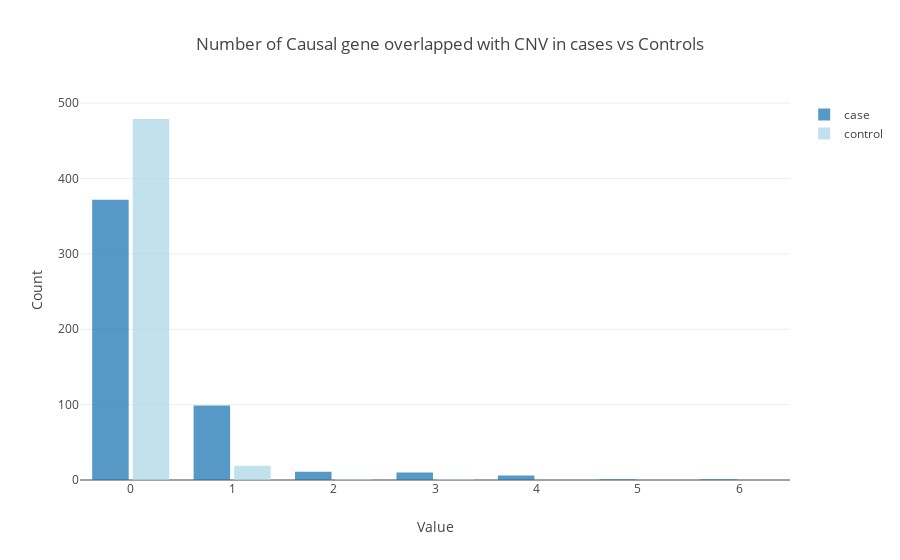

Source (notebook cell):
### Code cell
import plotly
plotly.offline.init_notebook_mode(connected=True)
from plotly.offline import iplot
import plotly.graph_objs as go
%matplotlib inline

trace1 = go.Histogram( x=num_causalgene_overlap_cnv[2], histnorm='count', name='case', autobinx=True, 
                      xbins=dict(start=0, end=15, size=1), marker=dict(color='lightred'), opacity=0.75 )

trace2 = go.Histogram( x=num_causalgene_overlap_cnv[3], histnorm='count', name='control', autobinx=True, 
                      xbins=dict(start=0, end=15, size=1), marker=dict(color='lightblue'), opacity=0.75 )

data = [trace1, trace2]

layout = go.Layout(title='Number of Causal gene overlapped with CNV in cases vs Controls', 
                   xaxis=dict(title='Value'), yaxis=dict(title='Count'), bargap=0.2, bargroupgap=0.1)

fig = go.Figure(data=data, layout=layout)
iplot(fig, filename='styled histogram')

### Figure 1 — Plotly figure (JSON) as saved in the notebook; plotly's stock layout.template omitted (floating-point values rounded to 4 significant figures; data arrays with more than 128 entries replaced by an {"elided": "..."} marker saying what was removed)
{"data": [{"autobinx": true, "histnorm": "count", "marker": {"color": "lightred"}, "name": "case", "opacity": 0.75, "type": "histogram", "x": {"elided": "500 int values"}, "xbins": {"end": 15, "size": 1, "start": 0}}, {"autobinx": true, "histnorm": "count", "marker": {"color": "lightblue"}, "name": "control", "opacity": 0.75, "type": "histogram", "x": {"elided": "500 int values"}, "xbins": {"end": 15, "size": 1, "start": 0}}], "layout": {"bargap": 0.2, "bargroupgap": 0.1, "title": "Number of Causal gene overlapped with CNV in cases vs Controls", "xaxis": {"title": "Value"}, "yaxis": {"title": "Count"}}}
